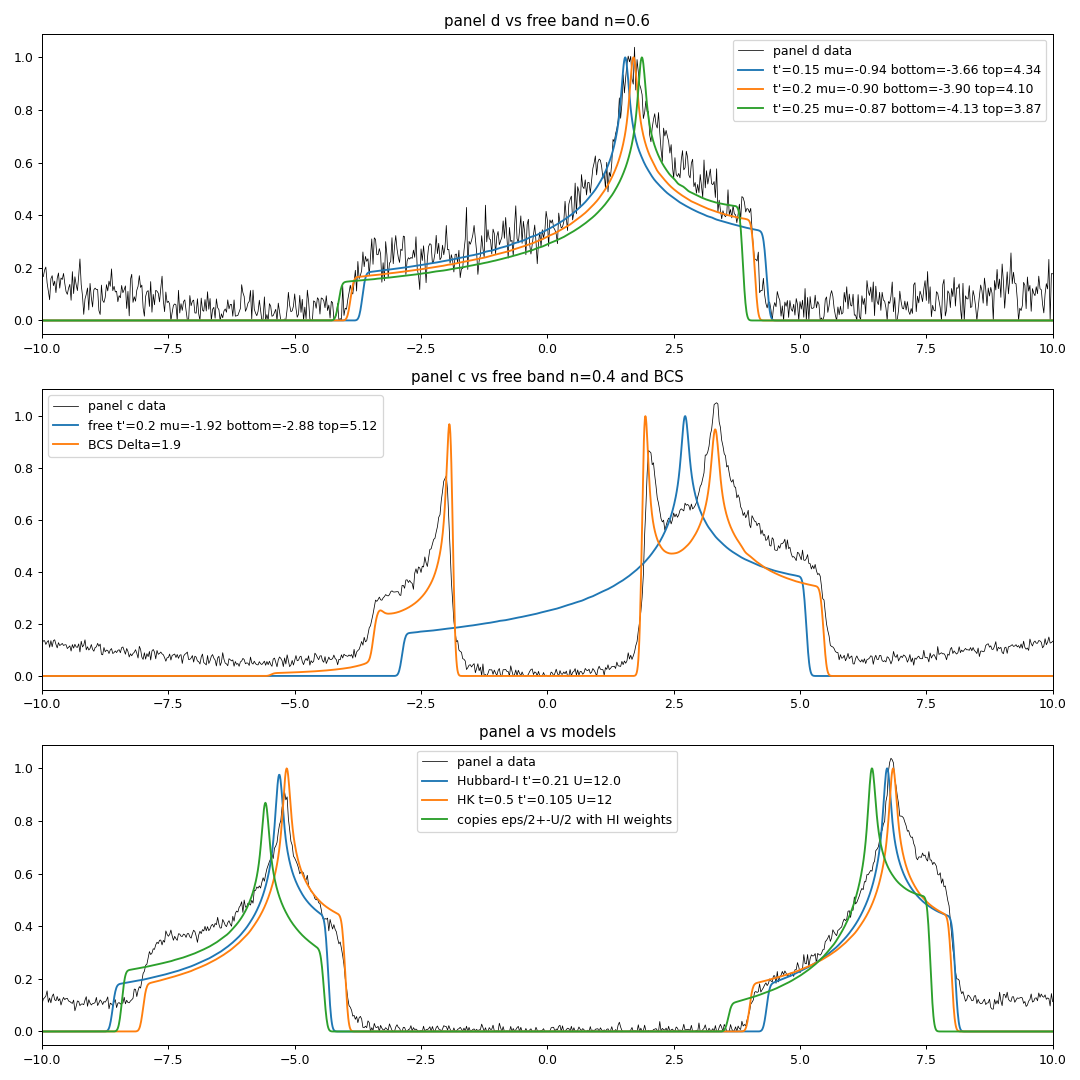

Reproduce this figure in Python.
import json, numpy as np
import matplotlib
matplotlib.use('Agg')
import matplotlib.pyplot as plt
d=json.load(open('/app/measurements.json'))
sts=d['measurements'][0]['spectra']
def band(t,tp,tpp=0.0,N=800):
    k=(np.arange(N)+0.5)/N*2*np.pi-np.pi
    kx,ky=np.meshgrid(k,k,indexing='ij')
    return -2*t*(np.cos(kx)+np.cos(ky))-4*tp*np.cos(kx)*np.cos(ky)-2*tpp*(np.cos(2*kx)+np.cos(2*ky))
def hist_dos(E,w,grid,eta=0.04):
    # gaussian-broadened histogram
    h,edges=np.histogram(E.ravel(),bins=np.append(grid-(grid[1]-grid[0])/2,grid[-1]+(grid[1]-grid[0])/2),weights=w.ravel())
    h=h/(grid[1]-grid[0])/E.size
    # gaussian smooth
    from scipy.ndimage import gaussian_filter1d
    return gaussian_filter1d(h,eta/(grid[1]-grid[0]))
grid=np.linspace(-12,12,2401)

# panel d: compare noninteracting DOS for n=0.6 with various t'
Vd=np.array(sts[3]['bias']); gd=np.array(sts[3]['dI_dV'])
fig,axs=plt.subplots(3,1,figsize=(12,12))
ax=axs[0]; ax.plot(Vd,gd,'k-',lw=0.6,label='panel d data')
for tp in [0.15,0.2,0.25]:
    eps=band(1.0,tp)
    es=np.sort(eps.ravel()); mu=es[int(0.3*es.size)]  # n=0.6 -> 30% of BZ filled per spin
    rho=hist_dos(eps-mu,np.ones_like(eps),grid,eta=0.05)
    ax.plot(grid,rho/rho.max(),label=f"t'={tp} mu={mu:.2f} bottom={es[0]-mu:.2f} top={es[-1]-mu:.2f}")
ax.set_xlim(-10,10); ax.legend(); ax.set_title('panel d vs free band n=0.6')
# panel c normal state: n=0.4
Vc=np.array(sts[2]['bias']); gc=np.array(sts[2]['dI_dV'])
ax=axs[1]; ax.plot(Vc,gc,'k-',lw=0.6,label='panel c data')
for tp in [0.2]:
    eps=band(1.0,tp)
    es=np.sort(eps.ravel()); mu=es[int(0.2*es.size)]
    rho=hist_dos(eps-mu,np.ones_like(eps),grid,eta=0.05)
    ax.plot(grid,rho/rho.max(),label=f"free t'={tp} mu={mu:.2f} bottom={es[0]-mu:.2f} top={es[-1]-mu:.2f}")
    # BCS on top
    xi=eps-mu; Dl=1.9; E=np.sqrt(xi**2+Dl**2); u2=0.5*(1+xi/E); v2=0.5*(1-xi/E)
    rho=hist_dos(E,u2,grid,eta=0.05)+hist_dos(-E,v2,grid,eta=0.05)
    ax.plot(grid,rho/rho.max(),label=f"BCS Delta={Dl}")
ax.set_xlim(-10,10); ax.legend(); ax.set_title('panel c vs free band n=0.4 and BCS')
# panel a: Hubbard-I, HK, copies
Va=np.array(sts[0]['bias']); ga=np.array(sts[0]['dI_dV'])
ax=axs[2]; ax.plot(Va,ga,'k-',lw=0.6,label='panel a data')
tp=0.21; U=12.0
eps=band(1.0,tp)
Ep=(eps+np.sqrt(eps**2+U**2))/2; Em=(eps-np.sqrt(eps**2+U**2))/2
wp=0.5*(1+eps/np.sqrt(eps**2+U**2)); wm=1-wp
mid=(Ep.min()+Em.max())/2
rho=hist_dos(Ep-mid,wp,grid,0.05)+hist_dos(Em-mid,wm,grid,0.05)
ax.plot(grid,rho/rho.max(),label=f'Hubbard-I t\'={tp} U={U}')
# HK with W=4 (t=0.5, t'=0.105), U=12
eps2=band(0.5,0.105); mid2=(eps2.max()+eps2.min()+U)/2
rho=hist_dos(eps2-mid2,0.5*np.ones_like(eps2),grid,0.05)+hist_dos(eps2+U-mid2,0.5*np.ones_like(eps2),grid,0.05)
ax.plot(grid,rho/rho.max(),label='HK t=0.5 t\'=0.105 U=12')
# copies with HI weights: E=+-U/2 + eps/2
rho=hist_dos(eps/2+U/2,wp,grid,0.05)+hist_dos(eps/2-U/2,wm,grid,0.05)
ax.plot(grid,rho/rho.max(),label='copies eps/2+-U/2 with HI weights')
ax.set_xlim(-10,10); ax.legend(); ax.set_title('panel a vs models')
plt.tight_layout(); plt.savefig('dos_models.png',dpi=90)
print("done")
